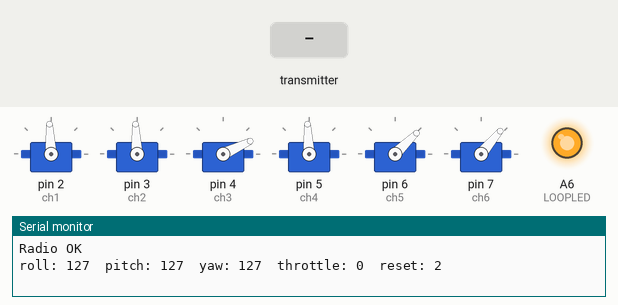
This sketch was run on a simulated Arduino Nano Every. On the bench: 6 × servo, output pins drawn as LEDs (lit = HIGH), the last lines printed to the serial monitor. Dashed ring = blinking. The test bench sets the inputs (shaded band). No radio packets arrive unless stated.

Above: at 1.2 s.
1.3 s: the transmitter starts sending throttle = 64
At 2.3 s:
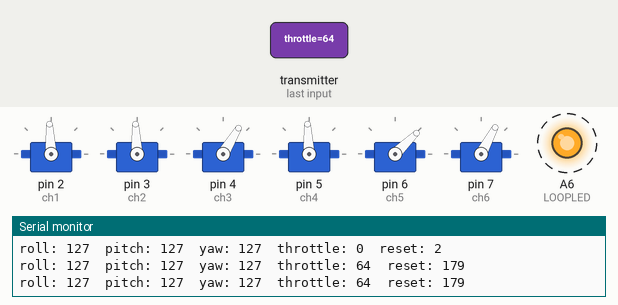
4.3 s: the transmitter starts sending pitch = 0
At 5.7 s:
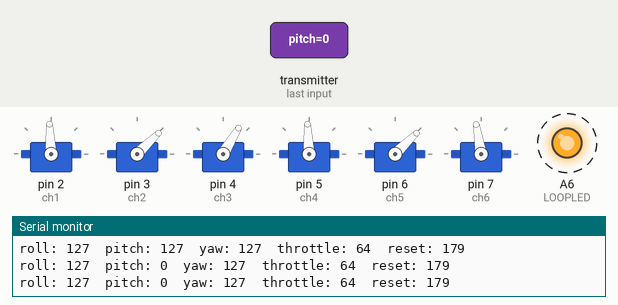
7.3 s: the transmitter starts sending roll = 0
At 7.8 s:
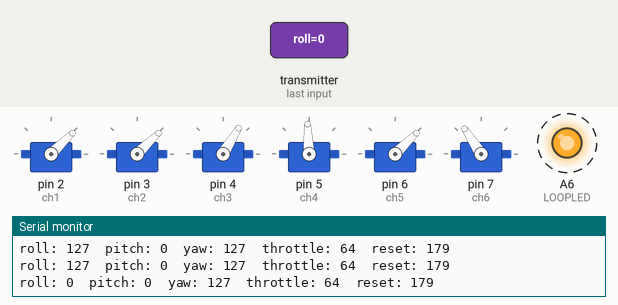
10.3 s: the transmitter starts sending yaw = 0
At 11.0 s:
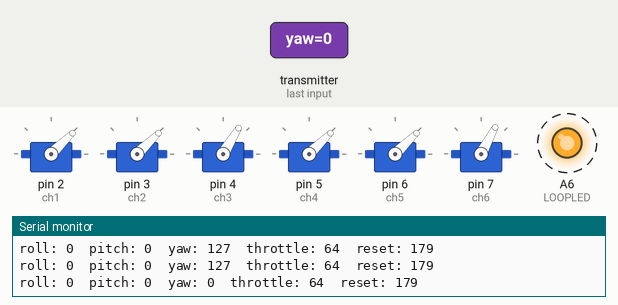
13.3 s: the transmitter starts sending aux1 = 64
At 14.3 s:
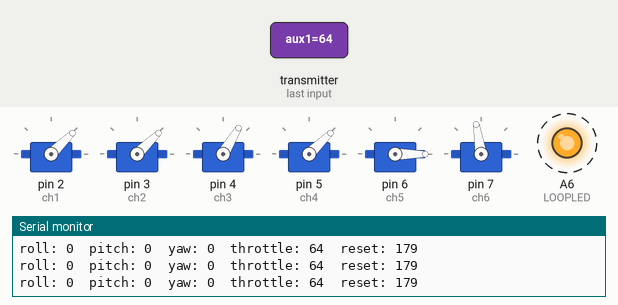
16.3 s: the transmitter starts sending throttle = 0
At 17.5 s:
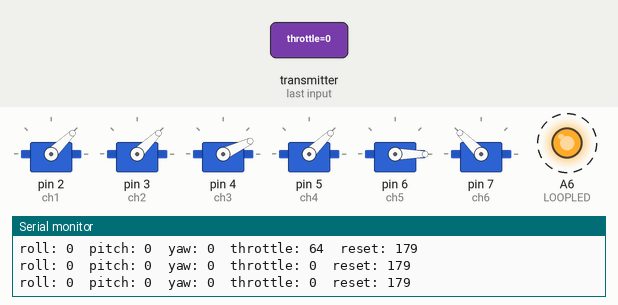
Timing chart, 0 to 22.9 s (numbered marks = the images above; inputs shaded):
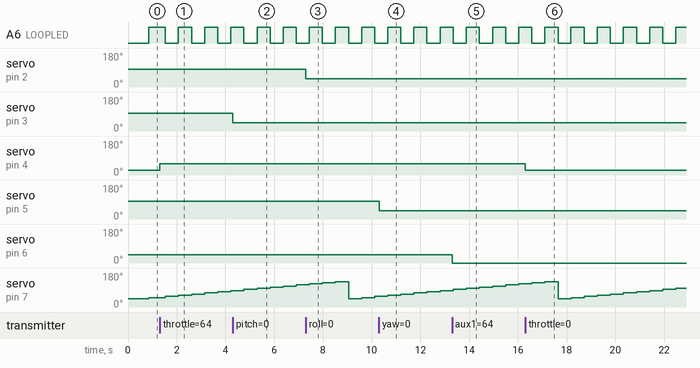

The sketch:

6CH-RX-V2.ino
```cpp
//  6 Channel Receiver | 6 Kanal Alıcı
// KendinYap Channel

#include <SPI.h>
#include <nRF24L01.h>
#include <RF24.h>
#include <Servo.h>

#define CE_PIN 9
#define CSN_PIN 10

#define LOOPLED A6

#define BLINKRATE 0x01FF

uint16_t loopcounter = 0;

uint8_t impulscounter = 0;
uint16_t resetcounter = 0;
uint16_t radiocounter = 1;

int ch_width_1 = 0;
int ch_width_2 = 0;
int ch_width_3 = 0;
int ch_width_4 = 0;
int ch_width_5 = 0;
int ch_width_6 = 0;

Servo ch1;
Servo ch2;
Servo ch3;
Servo ch4;
Servo ch5;
Servo ch6;

struct Signal {

byte throttle;
byte pitch;
byte roll;
byte yaw;
byte aux1;
byte aux2;

};

Signal data;

const uint64_t pipeIn = 0xABCDABCD71LL;
RF24 radio(CE_PIN, CSN_PIN);

void ResetData()
{

data.throttle = 0;                                         // Define the inicial value of each data input. | Veri girişlerinin başlangıç değerleri
data.roll = 127;
data.pitch = 127;
data.yaw = 127;
data.aux1 = 0;
data.aux2 = 0;
resetcounter++;

}

void setup()
{
  Serial.begin(19200);
  pinMode(LOOPLED,OUTPUT);

  // Set the pins for each PWM signal | Her bir PWM sinyal için pinler belirleniyor.
  ch1.attach(2);
  ch2.attach(3);
  ch3.attach(4);
  ch4.attach(5);
  ch5.attach(6);
  ch6.attach(7);

  ResetData();                                             // Configure the NRF24 module  | NRF24 Modül konfigürasyonu
  radio.begin();
  radio.openReadingPipe(1,pipeIn);
  radio.setChannel(124);
  radio.setAutoAck(false);
  //radio.setDataRate(RF24_250KBPS);    // The lowest data rate value for more stable communication  | Daha kararlı iletişim için en düşük veri hızı.
  radio.setDataRate(RF24_2MBPS); // Set the speed of the transmission to the quickest available
  radio.setPALevel(RF24_PA_MAX);                           // Output power is set for maximum |  Çıkış gücü maksimum için ayarlanıyor.
  radio.setPALevel(RF24_PA_MIN);
  radio.setPALevel(RF24_PA_MAX);

  radio.startListening();
   if (radio.failureDetected)
  {
    radio.failureDetected = false;
    delay(250);
    Serial.println("Radio failure detected, restarting radio");
  }
  else
  {
    Serial.println("Radio OK");
  }
// Start the radio comunication for receiver | Alıcı için sinyal iletişimini başlatır.
  ResetData();
}

unsigned long lastRecvTime = 0;

void recvData()
{
  while ( radio.available() )
  {
    radiocounter++;
    radio.read(&data, sizeof(Signal));
    lastRecvTime = millis();                                    // Receive the data | Data alınıyor
  }
}

void loop()
{
  loopcounter++;

  if(loopcounter >= BLINKRATE)
  {
    loopcounter = 0;
    impulscounter+=16;
    digitalWrite(LOOPLED, ! digitalRead(LOOPLED));

    Serial.print("roll: ");
    Serial.print(data.roll);

    Serial.print("\tpitch: ");
    Serial.print(data.pitch);

    Serial.print("\tyaw: ");
    Serial.print(data.yaw);

    Serial.print("\tthrottle: ");
    Serial.print(data.throttle);

    /*
    Serial.print("\tradio: ");
    Serial.print(radiocounter);

    Serial.print("\timpuls: ");
    Serial.print(impulscounter);

    */
    Serial.print("\treset: ");
    Serial.print(resetcounter);
    Serial.print("\n");
  }

recvData();
unsigned long now = millis();
if ( now - lastRecvTime > 1000 )
{
ResetData();                                                // Signal lost.. Reset data | Sinyal kayıpsa data resetleniyor
}

//data.roll = (impulscounter & 0xFF );//& 0xFF00) >> 8;
ch_width_1 = map(data.roll, 0, 255, 1000, 2000);

ch_width_2 = map(data.pitch, 0, 255, 1000, 2000);
ch_width_3 = map(data.throttle, 0, 255, 800, 2200);
ch_width_4 = map(data.yaw, 0, 255, 1000, 2000);
ch_width_5 = map(data.aux1, 0, 1, 1000, 2000);
//ch_width_6 = map(data.aux2, 0, 1, 1000, 2000);
ch_width_6 = map((impulscounter & 0xFF ), 0, 255, 1000, 2000);

ch1.writeMicroseconds(ch_width_1);                          // Write the PWM signal | PWM sinyaller çıkışlara gönderiliyor
ch2.writeMicroseconds(ch_width_2);
ch3.writeMicroseconds(ch_width_3);
ch4.writeMicroseconds(ch_width_4);
ch5.writeMicroseconds(ch_width_5);
ch6.writeMicroseconds(ch_width_6);

}
```

Measured:
- after the input at 1.3 s, A6 (LOOPLED): alternates HIGH for 0.54 s and LOW for 0.54 s, starting after 0.23 s; servo on pin 4 (ch3): 25° → 59° at once
- after the input at 4.3 s, servo on pin 3 (ch2): 93° → 44° at once
- after the input at 7.3 s, servo on pin 2 (ch1): 93° → 44° at once
- after the input at 10.3 s, servo on pin 5 (ch4): 93° → 44° at once
- after the input at 13.3 s, servo on pin 6 (ch5): 44° → 0° at once
- after the input at 16.3 s, servo on pin 4 (ch3): 59° → 25° at once
